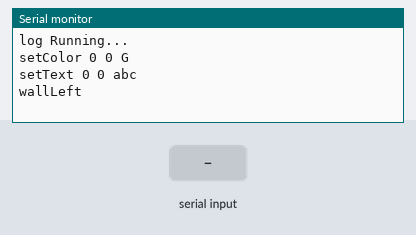
A sketch run on a simulated Arduino Uno, built with avr-gcc and run on an emulated ATmega328P. Shown: the last lines printed to the serial monitor. The inputs (shaded band) are chosen by the test bench.

Above: at 1.2 s.
1.3 s: "ack\n" received over Serial
At 2.5 s:
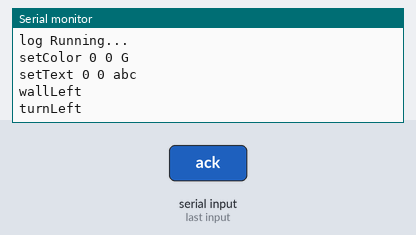
2.8 s: "true\n" received over Serial
At 3.8 s:
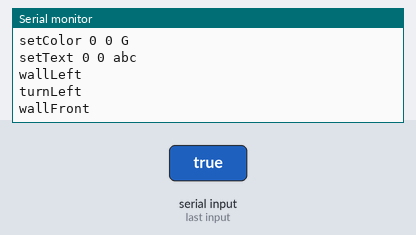
4.3 s: "90,45\n" received over Serial
At 5.0 s:
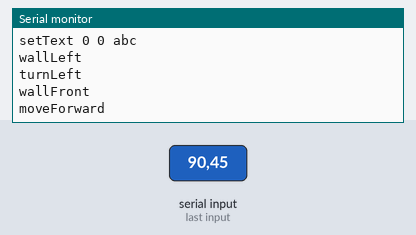

Measured:
- after the input at 1.3 s, the serial monitor: prints a new line at once (image 1)
- after the input at 2.8 s, the serial monitor: prints a new line at once (image 2)
- after the input at 4.3 s, the serial monitor: prints a new line at once (image 3)

The sketch:

API.ino
```cpp
// ----- API -----

void log(String message) {
    Serial.print("log " + message + "\n");
}

int mazeWidth() {
    return getInteger("mazeWidth");
}

int mazeHeight() {
    return getInteger("mazeHeight");
}

bool wallFront() {
    return getBoolean("wallFront");
}

bool wallRight() {
    return getBoolean("wallRight");
}

bool wallLeft() {
    return getBoolean("wallLeft");
}

bool moveForward() {
    return getAck("moveForward");
}

void turnRight() {
    getAck("turnRight");
}

void turnLeft() {
    getAck("turnLeft");
}

void setWall(int x, int y, char direction) {
    Serial.print(
        "setWall "
        + String(x) + " "
        + String(y) + " "
        + String(direction) + "\n"
    );
}

void clearWall(int x, int y, char direction) {
    Serial.print(
        "clearWall "
        + String(x) + " "
        + String(y) + " "
        + String(direction) + "\n"
    );
}

void setColor(int x, int y, char color) {
    Serial.print(
        "setColor "
        + String(x) + " "
        + String(y) + " "
        + String(color) + "\n"
    );
}

void clearColor(int x, int y) {
    Serial.print(
        "clearColor "
        + String(x) + " "
        + String(y) + "\n"
    );
}

void clearAllColor() {
    Serial.print("clearAllColor\n");
}

void setText(int x, int y, String text) {
    Serial.print(
        "setText "
        + String(x) + " "
        + String(y) + " "
        + text + "\n"
    );
}

void clearText(int x, int y) {
    Serial.print(
        "clearText "
        + String(x) + " "
        + String(y) + "\n"
    );
}

void clearAllText() {
    Serial.print("clearAllText\n");
}

bool wasReset() {
    return getBoolean("wasReset");
}

void ackReset() {
    getAck("ackReset");
}

// ----- Helpers -----

String readline() {
    String response = "";
    while (response == "") {
        response = Serial.readStringUntil('\n');
    }
    return response;
}

String communicate(String command) {
    Serial.print(command + "\n");
    return readline();
}

bool getAck(String command) {
    String response = communicate(command);
    return response == "ack";
}

bool getBoolean(String command) {
    String response = communicate(command);
    return response == "true";
}

int getInteger(String command) {
    String response = communicate(command);
    return response.toInt();
}
```

mms-arduino.ino
```cpp
void setup() {
    Serial.begin(19200);
}

void loop() {
    log("Running...");
    setColor(0, 0, 'G');
    setText(0, 0, "abc");
    while (true) {
        if (!wallLeft()) {
            turnLeft();
        }
        while (wallFront()) {
            turnRight();
        }
        moveForward();
    }
}
```
